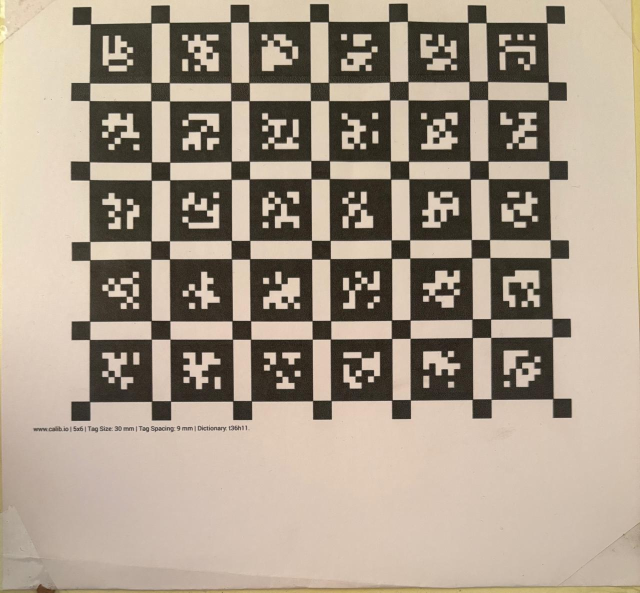
#> input picture app/img.jpg, 1280 x 1185 px (shown at 1/2 size)
$ python -i primitive.py   (imports and definitions only)
#> lines starting #> are read from the running program, lines starting #| are printed output that depends on the picture; after the words box and inside, x2 and y2 are one past the last pixel; in counts of white or black regions, pixels touching at a corner belong together
#> further down, picture is the input picture: shape (1185, 1280, 3); mean B, G, R 138.9, 155.2, 168.9
# ==========================
# FILE: dexsdk/detect/primitive.py
# ==========================
"""SIFT matcher with RGB-aware (soft) gating + multi-instance + polygon masks.

New:
- set_template_polygon(roi_bgr, roi_mask) to set a non-rectangular template.
- Masked SIFT detectAndCompute + masked HSV/LAB color gating.
- Warps the template mask and uses it while comparing color for gating.
"""
from typing import Optional, Tuple, Dict, List
import cv2, numpy as np


# [16 lines left out: functions _prep_gray, _make_sift, not called in this run]


def _kpdesc(detector, gray: np.ndarray, mask: Optional[np.ndarray] = None):
    # mask: uint8 0/255, same size as gray
    return detector.detectAndCompute(gray, mask)


# [16 lines left out: function _ratio_match_L2, not called in this run]


def _hsv_hist_masked(bgr: np.ndarray, mask: Optional[np.ndarray] = None):
    """Return normalized 2D HSV hist (H,S) with low-S/V masked out + valid ratio."""
    hsv = cv2.cvtColor(bgr, cv2.COLOR_BGR2HSV)
#> hsv: shape (1185, 1280, 3); mean H, S, V 16.6, 52.6, 168.9
    # sat/val validity
    sv_mask = cv2.inRange(hsv, (0, 32, 32), (180, 255, 255))
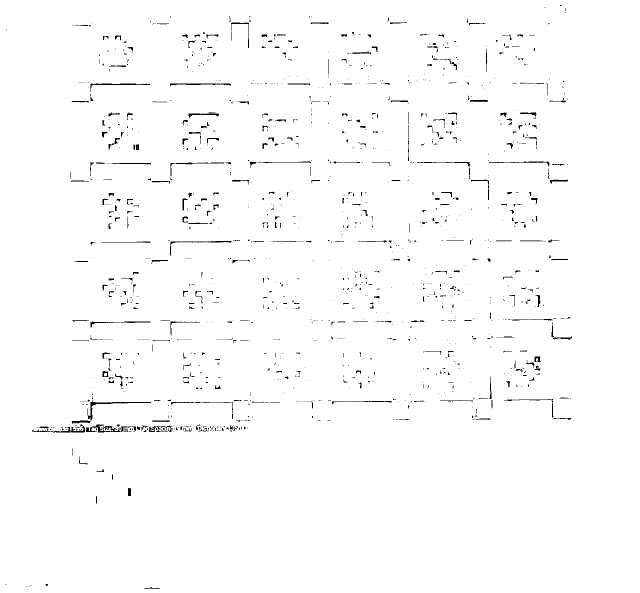
#> sv_mask: shape (1185, 1280) (shown at 1/2 size); 98.6% white; black in thin lines or dots, all inside (x1, y1, x2, y2) = (11, 10, 1144, 1178)
    if mask is not None:
        # ensure binary
        m = (mask > 0).astype(np.uint8) * 255
        final_mask = cv2.bitwise_and(sv_mask, m)
    else:
        final_mask = sv_mask
    valid = int(cv2.countNonZero(final_mask))
#> valid = 1495385
    hist = cv2.calcHist([hsv], [0, 1], final_mask, [30, 32], [0, 180, 0, 256])
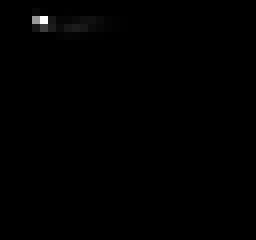
#> hist: shape (30, 32) float32 (shown 8 times larger); min 0, max 490121, mean 1557.7; drawn with min black and max white
    cv2.normalize(hist, hist)
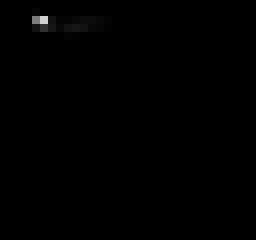
#> hist: shape (30, 32) float32 (shown 8 times larger); 13.65% of pixels changed, all inside (x1, y1, x2, y2) = (4, 0, 28, 30)
    total = bgr.shape[0] * bgr.shape[1]
#> total = 1516800
    valid_ratio = (valid / max(1, total))
#> valid_ratio = 0.986
    return hist, valid_ratio


# [10 lines left out: function _lab_mean_deltaE, not called in this run]


class SIFTMatcher:
    # [218 lines left out: functions __init__, set_use_clahe, update_params, set_template, set_template_polygon, clear_template and 2 more, not called in this run]

>>> import cv2
>>> picture = cv2.imread('../../app/img.jpg')
>>> result = _hsv_hist_masked(picture)
